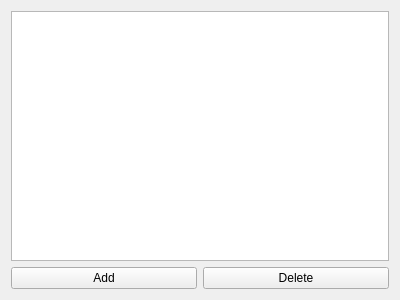
<?xml version="1.0" encoding="UTF-8"?>
<ui version="4.0">
 <class>Programmer</class>
 <widget class="QWidget" name="Programmer">
  <property name="geometry">
   <rect>
    <x>0</x>
    <y>0</y>
    <width>400</width>
    <height>300</height>
   </rect>
  </property>
  <property name="windowTitle">
   <string>Programmer</string>
  </property>
  <layout class="QVBoxLayout" name="verticalLayout">
   <item>
    <widget class="QListWidget" name="issueList"/>
   </item>
   <item>
    <layout class="QHBoxLayout" name="horizontalLayout">
     <item>
      <widget class="QPushButton" name="addButton">
       <property name="text">
        <string>Add</string>
       </property>
      </widget>
     </item>
     <item>
      <widget class="QPushButton" name="deleteButton">
       <property name="text">
        <string>Delete</string>
       </property>
      </widget>
     </item>
    </layout>
   </item>
  </layout>
 </widget>
 <layoutdefault spacing="6" margin="11"/>
 <resources/>
 <connections/>
</ui>
